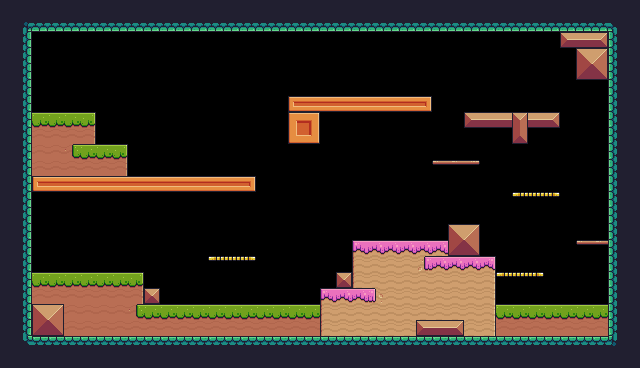

A level layout from a 2D game, rendered from its tile map. Below: a short description, then the map file with tile-grid data replaced by summaries:
An orthogonal 40x23 tile map with 16x16 px tiles, 1 tile layer (Background) and 87 objects (47x Fruit, 7x Spike, 5x Platforms, 3x Saw, Player, ...).

<map version="1.10" tiledversion="1.11.2" orientation="orthogonal" renderorder="right-down" width="40" height="23" tilewidth="16" tileheight="16" infinite="0" nextlayerid="4" nextobjectid="206">
 <tileset firstgid="1" source="Pixel Game.tsx" />
 <layer id="1" name="Background" width="40" height="23">
  <properties>
   <property name="BackgroundColor" value="Gray" />
  </properties>
  <data>[920 cells, 449 non-empty, 48 distinct tile ids]</data>
 </layer>
 <objectgroup id="2" name="Spawnpoints">
  <object id="30" type="Saw" x="160" y="288" width="32" height="32">
   <properties>
    <property name="isVertical" type="bool" value="false" />
    <property name="offneg" type="float" value="0" />
    <property name="offpos" type="float" value="8" />
   </properties>
  </object>
  <object id="36" type="Saw" x="32" y="176.364" width="32" height="32">
   <properties>
    <property name="isVertical" type="bool" value="false" />
    <property name="offneg" type="float" value="0" />
    <property name="offpos" type="float" value="12" />
   </properties>
  </object>
  <object id="35" type="Saw" x="96" y="112" width="32" height="32">
   <properties>
    <property name="isVertical" type="bool" value="true" />
    <property name="offneg" type="float" value="5.8" />
    <property name="offpos" type="float" value="0" />
   </properties>
  </object>
  <object id="58" name="Player" type="Player" x="32" y="240" width="32" height="32" />
  <object id="59" type="Checkpoint" x="32" y="48" width="64" height="64" />
  <object id="63" name="Kiwi" type="Fruit" x="208" y="192" width="32" height="32" />
  <object id="65" name="Kiwi" type="Fruit" x="576" y="208" width="32" height="32" />
  <object id="73" name="Bananas" type="Fruit" x="512" y="160" width="32" height="32" />
  <object id="74" name="Kiwi" type="Fruit" x="528" y="160" width="32" height="32" />
  <object id="75" name="Bananas" type="Fruit" x="448" y="128" width="32" height="32" />
  <object id="77" name="Apple" type="Fruit" x="224" y="80" width="32" height="32" />
  <object id="78" name="Bananas" type="Fruit" x="224" y="192" width="32" height="32" />
  <object id="85" name="Kiwi" type="Fruit" x="512" y="240" width="32" height="32" />
  <object id="86" name="Kiwi" type="Fruit" x="528" y="240" width="32" height="32" />
  <object id="87" name="Apple" type="Fruit" x="416" y="192" width="32" height="32" />
  <object id="88" name="Bananas" type="Fruit" x="448" y="192" width="32" height="32" />
  <object id="89" name="Bananas" type="Fruit" x="400" y="192" width="32" height="32" />
  <object id="90" name="Kiwi" type="Fruit" x="416" y="192" width="32" height="32" />
  <object id="98" name="Apple" type="Fruit" x="352" y="192" width="32" height="32" />
  <object id="99" name="Apple" type="Fruit" x="368" y="192" width="32" height="32" />
  <object id="106" name="Chicken" type="Chicken" x="176" y="144" width="32" height="32">
   <properties>
    <property name="offNeg" type="float" value="4" />
    <property name="offPos" type="float" value="4" />
   </properties>
  </object>
  <object id="107" name="Apple" type="Fruit" x="528" y="224" width="32" height="32" />
  <object id="108" name="Apple" type="Fruit" x="512" y="224" width="32" height="32" />
  <object id="110" name="Apple" type="Fruit" x="496" y="240" width="32" height="32" />
  <object id="112" name="Apple" type="Fruit" x="544" y="224" width="32" height="32" />
  <object id="113" name="Apple" type="Fruit" x="432" y="128" width="32" height="32" />
  <object id="129" name="Apple" type="Fruit" x="160" y="80" width="32" height="32" />
  <object id="130" name="Apple" type="Fruit" x="144" y="80" width="32" height="32" />
  <object id="131" name="Apple" type="Fruit" x="128" y="80" width="32" height="32" />
  <object id="132" name="Apple" type="Fruit" x="208" y="80" width="32" height="32" />
  <object id="133" name="Apple" type="Fruit" x="192" y="80" width="32" height="32" />
  <object id="134" name="Apple" type="Fruit" x="176" y="80" width="32" height="32" />
  <object id="169" name="Apple" type="Fruit" x="224" y="112" width="32" height="32" />
  <object id="173" name="Apple" type="Fruit" x="160" y="112" width="32" height="32" />
  <object id="174" name="Apple" type="Fruit" x="144" y="112" width="32" height="32" />
  <object id="175" name="Apple" type="Fruit" x="128" y="112" width="32" height="32" />
  <object id="176" name="Apple" type="Fruit" x="208" y="112" width="32" height="32" />
  <object id="177" name="Apple" type="Fruit" x="192" y="112" width="32" height="32" />
  <object id="178" name="Apple" type="Fruit" x="176" y="112" width="32" height="32" />
  <object id="179" name="Kiwi" type="Fruit" x="496" y="224" width="32" height="32" />
  <object id="180" name="Bananas" type="Fruit" x="560" y="208" width="32" height="32" />
  <object id="186" name="Bananas" type="Fruit" x="320" y="64" width="32" height="32" />
  <object id="187" name="Kiwi" type="Fruit" x="336" y="64" width="32" height="32" />
  <object id="188" name="Bananas" type="Fruit" x="352" y="64" width="32" height="32" />
  <object id="189" name="Kiwi" type="Fruit" x="368" y="64" width="32" height="32" />
  <object id="190" name="Bananas" type="Fruit" x="384" y="64" width="32" height="32" />
  <object id="191" name="Kiwi" type="Fruit" x="400" y="64" width="32" height="32" />
  <object id="192" name="Bananas" type="Fruit" x="512" y="80" width="32" height="32" />
  <object id="193" name="Apple" type="Fruit" x="464" y="80" width="32" height="32" />
  <object id="194" name="Apple" type="Fruit" x="480" y="80" width="32" height="32" />
  <object id="195" name="Bananas" type="Fruit" x="528" y="80" width="32" height="32" />
  <object id="196" name="Bananas" type="Fruit" x="288" y="64" width="32" height="32" />
  <object id="197" name="Kiwi" type="Fruit" x="304" y="64" width="32" height="32" />
  <object id="198" name="Spike" type="Spike" x="496" y="288" width="16" height="16" />
  <object id="199" name="Spike" type="Spike" x="512" y="288" width="16" height="16" />
  <object id="200" name="Spike" type="Spike" x="528" y="288" width="16" height="16" />
  <object id="201" name="Spike" type="Spike" x="544" y="288" width="16" height="16" />
  <object id="202" name="Spike" type="Spike" x="560" y="288" width="16" height="16" />
  <object id="203" name="Spike" type="Spike" x="576" y="288" width="16" height="16" />
  <object id="204" name="Spike" type="Spike" x="592" y="288" width="16" height="16" />
 </objectgroup>
 <objectgroup id="3" name="Collisions">
  <object id="37" x="16" y="16" width="608" height="16" />
  <object id="39" x="16" y="32" width="16" height="320" />
  <object id="40" x="32" y="336" width="576" height="16" />
  <object id="41" x="608" y="32" width="16" height="320" />
  <object id="43" x="32" y="272" width="112" height="64" />
  <object id="44" x="144" y="288" width="16" height="16" />
  <object id="114" x="336" y="272" width="16" height="16" />
  <object id="45" x="320" y="288" width="176" height="48" />
  <object id="47" x="352" y="256" width="144" height="32" />
  <object id="48" x="32" y="144" width="96" height="32" />
  <object id="49" x="576" y="48" width="32" height="32" />
  <object id="51" x="560" y="32" width="48" height="16" />
  <object id="54" x="448" y="224" width="32" height="32" />
  <object id="57" x="144" y="304" width="176" height="32" />
  <object id="115" x="496" y="304" width="112" height="32" />
  <object id="80" type="Platforms" x="208" y="256" width="48" height="16" />
  <object id="81" type="Platforms" x="576" y="240" width="32" height="16" />
  <object id="82" type="Platforms" x="432" y="160" width="48" height="16" />
  <object id="84" type="Platforms" x="512" y="192" width="48" height="16" />
  <object id="116" x="352" y="240" width="96" height="16" />
  <object id="117" x="32" y="176" width="224" height="16" />
  </objectgroup>
</map>
<!-- 6 of 87 objects omitted -->
